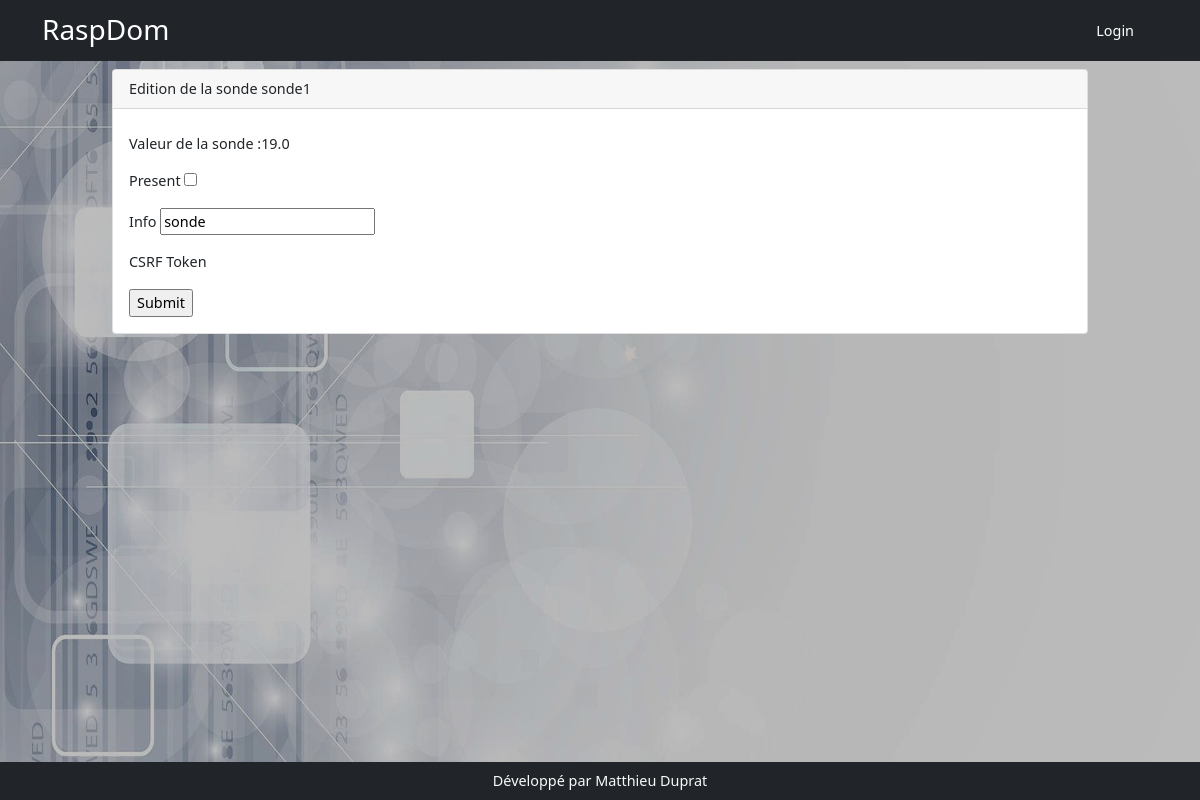
Before: /sonde/1 with the older database file.
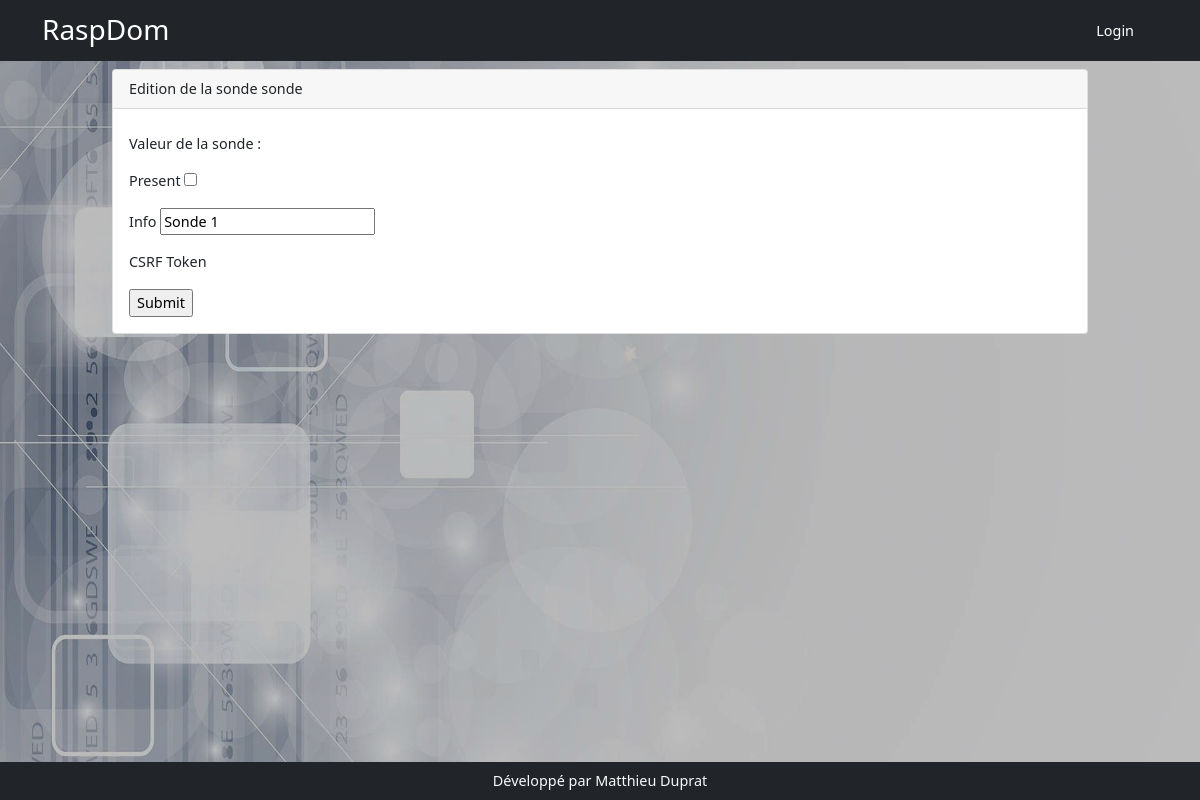
After: the same page with the newer database file.
### models.py (models this page shows)
class Sonde(db.Model):
    id = db.Column(db.Integer, primary_key=True)
    nom = db.Column(db.String(200))
    min = db.Column(db.Float())
    max = db.Column(db.Float())
    unite = db.Column(db.String(20), default='')
    present = db.Column(db.Boolean(),default=False)
    appareil = db.relationship('Appareil', backref='appareil_sonde', lazy=True)
    en_service = db.Column(db.Boolean(), default=False)
    info = db.Column(db.String(200))
    chemin = db.Column(db.String(200))
    type_sonde = db.Column(db.String(20))
    sonde_valeur_id = db.relationship('ValeurSonde', backref='sonde_valeur', uselist=False, lazy=True, cascade="delete")

class ValeurSonde(db.Model):
    id = db.Column(db.Integer, primary_key=True)
    valeur = db.Column(db.Float())
    sonde_id = db.Column(db.Integer, db.ForeignKey('sonde.id'), nullable=False)

### app.py (the view)
@app.route('/sonde/<int:sonde_id>', methods=['get','post'])
def edit_sonde(sonde_id):
    sonde = Sonde.query.get(sonde_id)
    sondeform = Ds1820bForm(obj=sonde, data=request.form)
    if sondeform.validate_on_submit():
        sondeform.populate_obj(sonde)
        db.session.add(sonde)
        db.session.commit()
        return redirect(url_for('sondes'))
    return render_template('sonde/edit_sonde.html', sondeform=sondeform, sonde=sonde)

### forms.py
class Ds1820bForm(FlaskForm):
    present = BooleanField()
    info = StringField()

### templates/sonde/edit_sonde.html (shortened to what this page needs)
{% extends 'base.html' %}
{% block content %}
<div class="row">
    <div class="col-10 mx-auto">
        <div class="card">
            <div class="card-header">Edition de la sonde {{sonde.nom}}</div>
            <div class="card-body">
                <p class="card-text"> Valeur de la sonde :{{sonde.sonde_valeur_id.valeur}}</p>
    <form action="" method="post">
        {% for field in sondeform %}
        <p>{{field.label}} {{field}}</p>
        {% endfor %}
        <input type="submit">
    </form>
            </div>
        </div>
    </div>
</div>
{% endblock %}

Changed rows visible on the page:
removed ValeurSonde: sonde_valeur_id.valeur "19.0"
changed Sonde "sonde": nom "sonde1" → "sonde"; info "sonde" → "Sonde 1"
